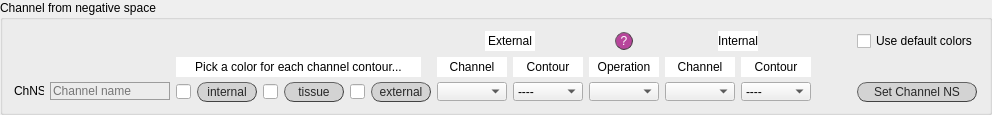
        <widget class="QGroupBox" name="set_chNS">
         <property name="enabled">
          <bool>true</bool>
         </property>
         <property name="sizePolicy">
          <sizepolicy hsizetype="Preferred" vsizetype="Fixed">
           <horstretch>0</horstretch>
           <verstretch>0</verstretch>
          </sizepolicy>
         </property>
         <property name="minimumSize">
          <size>
           <width>0</width>
           <height>115</height>
          </size>
         </property>
         <property name="maximumSize">
          <size>
           <width>16777215</width>
           <height>115</height>
          </size>
         </property>
         <property name="styleSheet">
          <string notr="true">QGroupBox#set_chNS{font: 25 italic 10pt &quot;Calibri Light&quot;;}

</string>
         </property>
         <property name="title">
          <string>Channel from negative space</string>
         </property>
         <layout class="QVBoxLayout" name="verticalLayout_3">
          <item>
           <layout class="QGridLayout" name="gridLayout_3">
            <item row="2" column="0">
             <widget class="QLabel" name="label_31">
              <property name="enabled">
               <bool>true</bool>
              </property>
              <property name="sizePolicy">
               <sizepolicy hsizetype="Fixed" vsizetype="Fixed">
                <horstretch>0</horstretch>
                <verstretch>0</verstretch>
               </sizepolicy>
              </property>
              <property name="minimumSize">
               <size>
                <width>30</width>
                <height>18</height>
               </size>
              </property>
              <property name="maximumSize">
               <size>
                <width>30</width>
                <height>18</height>
               </size>
              </property>
              <property name="styleSheet">
               <string notr="true">font: 25 10pt &quot;Calibri Light&quot;;</string>
              </property>
              <property name="text">
               <string>ChNS</string>
              </property>
             </widget>
            </item>
            <item row="1" column="5">
             <layout class="QHBoxLayout" name="horizontalLayout_44">
              <item>
               <widget class="QLabel" name="lab_no_ch_6">
                <property name="minimumSize">
                 <size>
                  <width>0</width>
                  <height>20</height>
                 </size>
                </property>
                <property name="maximumSize">
                 <size>
                  <width>16777215</width>
                  <height>20</height>
                 </size>
                </property>
                <property name="styleSheet">
                 <string notr="true">font: 25 10pt &quot;Calibri Light&quot;;
background-color: rgb(255, 255, 255);</string>
                </property>
                <property name="text">
                 <string>Channel</string>
                </property>
                <property name="alignment">
                 <set>Qt::AlignCenter</set>
                </property>
               </widget>
              </item>
              <item>
               <widget class="QLabel" name="lab_no_ch_17">
                <property name="minimumSize">
                 <size>
                  <width>0</width>
                  <height>20</height>
                 </size>
                </property>
                <property name="maximumSize">
                 <size>
                  <width>16777215</width>
                  <height>20</height>
                 </size>
                </property>
                <property name="styleSheet">
                 <string notr="true">font: 25 10pt &quot;Calibri Light&quot;;
background-color: rgb(255, 255, 255);</string>
                </property>
                <property name="text">
                 <string>Contour</string>
                </property>
                <property name="alignment">
                 <set>Qt::AlignCenter</set>
                </property>
               </widget>
              </item>
             </layout>
            </item>
            <item row="2" column="7">
             <widget class="QPushButton" name="button_set_chNS">
              <property name="minimumSize">
               <size>
                <width>120</width>
                <height>20</height>
               </size>
              </property>
              <property name="maximumSize">
               <size>
                <width>120</width>
                <height>20</height>
               </size>
              </property>
              <property name="autoFillBackground">
               <bool>false</bool>
              </property>
              <property name="styleSheet">
               <string notr="true">QPushButton{border-radius:10px;
border-width: 1px;
border-style: outset;
border-color: rgb(66, 66, 66);
background-color: rgb(211, 211, 211);
color: rgb(39, 39, 39);
font: 10pt &quot;Calibri Light&quot;;}

QPushButton:hover{
background-color: #eb6fbd;
border-color: #672146
}</string>
              </property>
              <property name="text">
               <string>Set Channel NS</string>
              </property>
              <property name="checkable">
               <bool>true</bool>
              </property>
             </widget>
            </item>
            <item row="0" column="3" alignment="Qt::AlignHCenter|Qt::AlignVCenter">
             <widget class="QLabel" name="lab_no_ch_5">
              <property name="minimumSize">
               <size>
                <width>50</width>
                <height>20</height>
               </size>
              </property>
              <property name="maximumSize">
               <size>
                <width>50</width>
                <height>20</height>
               </size>
              </property>
              <property name="styleSheet">
               <string notr="true">font: 25 10pt &quot;Calibri Light&quot;;
background-color: rgb(255, 255, 255);</string>
              </property>
              <property name="text">
               <string>External</string>
              </property>
              <property name="alignment">
               <set>Qt::AlignCenter</set>
              </property>
             </widget>
            </item>
            <item row="2" column="2">
             <layout class="QHBoxLayout" name="horizontalLayout_40">
              <item>
               <widget class="QLineEdit" name="fillcolor_chNS_int">
                <property name="enabled">
                 <bool>true</bool>
                </property>
                <property name="sizePolicy">
                 <sizepolicy hsizetype="Fixed" vsizetype="Fixed">
                  <horstretch>0</horstretch>
                  <verstretch>0</verstretch>
                 </sizepolicy>
                </property>
                <property name="minimumSize">
                 <size>
                  <width>15</width>
                  <height>15</height>
                 </size>
                </property>
                <property name="maximumSize">
                 <size>
                  <width>15</width>
                  <height>15</height>
                 </size>
                </property>
                <property name="styleSheet">
                 <string notr="true">border-color: rgb(0, 0, 0);</string>
                </property>
               </widget>
              </item>
              <item>
               <widget class="QPushButton" name="fillcolor_chNS_int_btn">
                <property name="enabled">
                 <bool>true</bool>
                </property>
                <property name="sizePolicy">
                 <sizepolicy hsizetype="Fixed" vsizetype="Fixed">
                  <horstretch>0</horstretch>
                  <verstretch>0</verstretch>
                 </sizepolicy>
                </property>
                <property name="minimumSize">
                 <size>
                  <width>60</width>
                  <height>20</height>
                 </size>
                </property>
                <property name="maximumSize">
                 <size>
                  <width>60</width>
                  <height>20</height>
                 </size>
                </property>
                <property name="styleSheet">
                 <string notr="true">QPushButton{border-radius:10px;
border-width: 1px;
border-style: outset;
border-color: rgb(66, 66, 66);
background-color: rgb(211, 211, 211);
color: rgb(39, 39, 39);
font: 10pt &quot;Calibri Light&quot;;}

QPushButton:hover{
background-color: #eb6fbd;
border-color: #672146
}

QPushButton:disabled{
background-color: rgb(212, 212, 212);
border-color: rgb(66, 66, 66);
color: rgb(150, 150, 150);
}</string>
                </property>
                <property name="text">
                 <string>internal</string>
                </property>
               </widget>
              </item>
              <item>
               <widget class="QLineEdit" name="fillcolor_chNS_tiss">
                <property name="enabled">
                 <bool>true</bool>
                </property>
                <property name="sizePolicy">
                 <sizepolicy hsizetype="Fixed" vsizetype="Fixed">
                  <horstretch>0</horstretch>
                  <verstretch>0</verstretch>
                 </sizepolicy>
                </property>
                <property name="minimumSize">
                 <size>
                  <width>15</width>
                  <height>15</height>
                 </size>
                </property>
                <property name="maximumSize">
                 <size>
                  <width>15</width>
                  <height>15</height>
                 </size>
                </property>
                <property name="styleSheet">
                 <string notr="true">border-color: rgb(0, 0, 0);</string>
                </property>
               </widget>
              </item>
              <item>
               <widget class="QPushButton" name="fillcolor_chNS_tiss_btn">
                <property name="enabled">
                 <bool>true</bool>
                </property>
                <property name="sizePolicy">
                 <sizepolicy hsizetype="Fixed" vsizetype="Fixed">
                  <horstretch>0</horstretch>
                  <verstretch>0</verstretch>
                 </sizepolicy>
                </property>
                <property name="minimumSize">
                 <size>
                  <width>60</width>
                  <height>20</height>
                 </size>
                </property>
                <property name="maximumSize">
                 <size>
                  <width>60</width>
                  <height>20</height>
                 </size>
                </property>
                <property name="styleSheet">
                 <string notr="true">QPushButton{border-radius:10px;
border-width: 1px;
border-style: outset;
border-color: rgb(66, 66, 66);
background-color: rgb(211, 211, 211);
color: rgb(39, 39, 39);
font: 10pt &quot;Calibri Light&quot;;}

QPushButton:hover{
background-color: #eb6fbd;
border-color: #672146
}

QPushButton:disabled{
background-color: rgb(212, 212, 212);
border-color: rgb(66, 66, 66);
color: rgb(150, 150, 150);
}</string>
                </property>
                <property name="text">
                 <string>tissue</string>
                </property>
               </widget>
              </item>
              <item>
               <widget class="QLineEdit" name="fillcolor_chNS_ext">
                <property name="enabled">
                 <bool>true</bool>
                </property>
                <property name="sizePolicy">
                 <sizepolicy hsizetype="Fixed" vsizetype="Fixed">
                  <horstretch>0</horstretch>
                  <verstretch>0</verstretch>
                 </sizepolicy>
                </property>
                <property name="minimumSize">
                 <size>
                  <width>15</width>
                  <height>15</height>
                 </size>
                </property>
                <property name="maximumSize">
                 <size>
                  <width>15</width>
                  <height>15</height>
                 </size>
                </property>
                <property name="styleSheet">
                 <string notr="true">border-color: rgb(0, 0, 0);</string>
                </property>
               </widget>
              </item>
              <item>
               <widget class="QPushButton" name="fillcolor_chNS_ext_btn">
                <property name="enabled">
                 <bool>true</bool>
                </property>
                <property name="sizePolicy">
                 <sizepolicy hsizetype="Fixed" vsizetype="Fixed">
                  <horstretch>0</horstretch>
                  <verstretch>0</verstretch>
                 </sizepolicy>
                </property>
                <property name="minimumSize">
                 <size>
                  <width>60</width>
                  <height>20</height>
                 </size>
                </property>
                <property name="maximumSize">
                 <size>
                  <width>60</width>
                  <height>20</height>
                 </size>
                </property>
                <property name="styleSheet">
                 <string notr="true">QPushButton{border-radius:10px;
border-width: 1px;
border-style: outset;
border-color: rgb(66, 66, 66);
background-color: rgb(211, 211, 211);
color: rgb(39, 39, 39);
font: 10pt &quot;Calibri Light&quot;;}

QPushButton:hover{
background-color: #eb6fbd;
border-color: #672146
}

QPushButton:disabled{
background-color: rgb(212, 212, 212);
border-color: rgb(66, 66, 66);
color: rgb(150, 150, 150);
}</string>
                </property>
                <property name="text">
                 <string>external</string>
                </property>
               </widget>
              </item>
             </layout>
            </item>
            <item row="2" column="1">
             <widget class="QLineEdit" name="chNS_username">
              <property name="enabled">
               <bool>true</bool>
              </property>
              <property name="sizePolicy">
               <sizepolicy hsizetype="Fixed" vsizetype="Fixed">
                <horstretch>0</horstretch>
                <verstretch>0</verstretch>
               </sizepolicy>
              </property>
              <property name="minimumSize">
               <size>
                <width>120</width>
                <height>18</height>
               </size>
              </property>
              <property name="maximumSize">
               <size>
                <width>120</width>
                <height>16777215</height>
               </size>
              </property>
              <property name="styleSheet">
               <string notr="true">QLineEdit {background-color: rgba(0,0,0,0);
border: 1px solid rgb(156, 156, 156);
font: 25 10pt &quot;Calibri Light&quot;;
font-family: &quot;Calibri Light&quot;;
}
QLineEdit:focus { border: 1px solid #eb6fbd;}
					</string>
              </property>
              <property name="text">
               <string/>
              </property>
              <property name="placeholderText">
               <string>Channel name</string>
              </property>
             </widget>
            </item>
            <item row="1" column="3">
             <layout class="QHBoxLayout" name="horizontalLayout_43">
              <item>
               <widget class="QLabel" name="lab_no_ch_19">
                <property name="minimumSize">
                 <size>
                  <width>70</width>
                  <height>20</height>
                 </size>
                </property>
                <property name="maximumSize">
                 <size>
                  <width>70</width>
                  <height>20</height>
                 </size>
                </property>
                <property name="styleSheet">
                 <string notr="true">font: 25 10pt &quot;Calibri Light&quot;;
background-color: rgb(255, 255, 255);</string>
                </property>
                <property name="text">
                 <string>Channel</string>
                </property>
                <property name="alignment">
                 <set>Qt::AlignCenter</set>
                </property>
               </widget>
              </item>
              <item>
               <widget class="QLabel" name="lab_no_ch_18">
                <property name="minimumSize">
                 <size>
                  <width>70</width>
                  <height>20</height>
                 </size>
                </property>
                <property name="maximumSize">
                 <size>
                  <width>70</width>
                  <height>20</height>
                 </size>
                </property>
                <property name="styleSheet">
                 <string notr="true">font: 25 10pt &quot;Calibri Light&quot;;
background-color: rgb(255, 255, 255);</string>
                </property>
                <property name="text">
                 <string>Contour</string>
                </property>
                <property name="alignment">
                 <set>Qt::AlignCenter</set>
                </property>
               </widget>
              </item>
             </layout>
            </item>
            <item row="1" column="2">
             <widget class="QLabel" name="lab_no_ch_4">
              <property name="minimumSize">
               <size>
                <width>245</width>
                <height>20</height>
               </size>
              </property>
              <property name="maximumSize">
               <size>
                <width>240</width>
                <height>20</height>
               </size>
              </property>
              <property name="styleSheet">
               <string notr="true">font: 25 10pt &quot;Calibri Light&quot;;
background-color: rgb(255, 255, 255);</string>
              </property>
              <property name="text">
               <string>Pick a color for each channel contour...</string>
              </property>
              <property name="alignment">
               <set>Qt::AlignCenter</set>
              </property>
             </widget>
            </item>
            <item row="1" column="4">
             <widget class="QLabel" name="lab_no_ch_8">
              <property name="minimumSize">
               <size>
                <width>70</width>
                <height>20</height>
               </size>
              </property>
              <property name="maximumSize">
               <size>
                <width>70</width>
                <height>20</height>
               </size>
              </property>
              <property name="styleSheet">
               <string notr="true">font: 25 10pt &quot;Calibri Light&quot;;
background-color: rgb(255, 255, 255);</string>
              </property>
              <property name="text">
               <string>Operation</string>
              </property>
              <property name="alignment">
               <set>Qt::AlignCenter</set>
              </property>
             </widget>
            </item>
            <item row="0" column="7">
             <widget class="QCheckBox" name="ck_def_colorsNS">
              <property name="sizePolicy">
               <sizepolicy hsizetype="Fixed" vsizetype="Fixed">
                <horstretch>0</horstretch>
                <verstretch>0</verstretch>
               </sizepolicy>
              </property>
              <property name="minimumSize">
               <size>
                <width>120</width>
                <height>18</height>
               </size>
              </property>
              <property name="layoutDirection">
               <enum>Qt::LeftToRight</enum>
              </property>
              <property name="styleSheet">
               <string notr="true">font: 25 10pt &quot;Calibri Light&quot;;</string>
              </property>
              <property name="text">
               <string>Use default colors</string>
              </property>
             </widget>
            </item>
            <item row="0" column="4" alignment="Qt::AlignHCenter|Qt::AlignVCenter">
             <widget class="QPushButton" name="q_operation">
              <property name="minimumSize">
               <size>
                <width>18</width>
                <height>18</height>
               </size>
              </property>
              <property name="maximumSize">
               <size>
                <width>18</width>
                <height>18</height>
               </size>
              </property>
              <property name="styleSheet">
               <string notr="true">QPushButton{border-radius:9px;
border-width: 1px;
border-style: outset;
border-color: rgb(66, 66, 66);
background-color: rgba(162, 0, 122,180);
color: rgb(255, 255, 255);
font: 9pt &quot;Calibri Light&quot;;}

QPushButton:hover{
background-color: rgb(0, 0, 0);
border-color: #672146
}</string>
              </property>
              <property name="text">
               <string>?</string>
              </property>
             </widget>
            </item>
            <item row="2" column="4">
             <widget class="QComboBox" name="chNS_operation">
              <property name="enabled">
               <bool>true</bool>
              </property>
              <property name="sizePolicy">
               <sizepolicy hsizetype="Fixed" vsizetype="Fixed">
                <horstretch>0</horstretch>
                <verstretch>0</verstretch>
               </sizepolicy>
              </property>
              <property name="minimumSize">
               <size>
                <width>70</width>
                <height>19</height>
               </size>
              </property>
              <property name="maximumSize">
               <size>
                <width>70</width>
                <height>19</height>
               </size>
              </property>
              <property name="styleSheet">
               <string notr="true">font: 25 10pt &quot;Calibri Light&quot;;</string>
              </property>
             </widget>
            </item>
            <item row="2" column="5">
             <layout class="QHBoxLayout" name="horizontalLayout_42">
              <item>
               <widget class="QComboBox" name="int_chNS">
                <property name="enabled">
                 <bool>true</bool>
                </property>
                <property name="sizePolicy">
                 <sizepolicy hsizetype="Fixed" vsizetype="Fixed">
                  <horstretch>0</horstretch>
                  <verstretch>0</verstretch>
                 </sizepolicy>
                </property>
                <property name="minimumSize">
                 <size>
                  <width>70</width>
                  <height>19</height>
                 </size>
                </property>
                <property name="maximumSize">
                 <size>
                  <width>70</width>
                  <height>19</height>
                 </size>
                </property>
                <property name="styleSheet">
                 <string notr="true">font: 25 10pt &quot;Calibri Light&quot;;</string>
                </property>
               </widget>
              </item>
              <item>
               <widget class="QComboBox" name="int_contNS">
                <property name="enabled">
                 <bool>true</bool>
                </property>
                <property name="sizePolicy">
                 <sizepolicy hsizetype="Fixed" vsizetype="Fixed">
                  <horstretch>0</horstretch>
                  <verstretch>0</verstretch>
                 </sizepolicy>
                </property>
                <property name="minimumSize">
                 <size>
                  <width>70</width>
                  <height>19</height>
                 </size>
                </property>
                <property name="maximumSize">
                 <size>
                  <width>70</width>
                  <height>19</height>
                 </size>
                </property>
                <property name="styleSheet">
                 <string notr="true">font: 25 10pt &quot;Calibri Light&quot;;</string>
                </property>
                <item>
                 <property name="text">
                  <string>----</string>
                 </property>
                </item>
                <item>
                 <property name="text">
                  <string>internal</string>
                 </property>
                </item>
                <item>
                 <property name="text">
                  <string>external</string>
                 </property>
                </item>
               </widget>
              </item>
             </layout>
            </item>
            <item row="0" column="5" alignment="Qt::AlignHCenter|Qt::AlignVCenter">
             <widget class="QLabel" name="lab_no_ch_20">
              <property name="minimumSize">
               <size>
                <width>0</width>
                <height>20</height>
               </size>
              </property>
              <property name="maximumSize">
               <size>
                <width>16777215</width>
                <height>20</height>
               </size>
              </property>
              <property name="styleSheet">
               <string notr="true">font: 25 10pt &quot;Calibri Light&quot;;
background-color: rgb(255, 255, 255);</string>
              </property>
              <property name="text">
               <string>Internal</string>
              </property>
              <property name="alignment">
               <set>Qt::AlignCenter</set>
              </property>
             </widget>
            </item>
            <item row="2" column="3">
             <layout class="QHBoxLayout" name="horizontalLayout_41">
              <item>
               <widget class="QComboBox" name="ext_chNS">
                <property name="enabled">
                 <bool>true</bool>
                </property>
                <property name="sizePolicy">
                 <sizepolicy hsizetype="Fixed" vsizetype="Fixed">
                  <horstretch>0</horstretch>
                  <verstretch>0</verstretch>
                 </sizepolicy>
                </property>
                <property name="minimumSize">
                 <size>
                  <width>70</width>
                  <height>19</height>
                 </size>
                </property>
                <property name="maximumSize">
                 <size>
                  <width>70</width>
                  <height>19</height>
                 </size>
                </property>
                <property name="styleSheet">
                 <string notr="true">font: 25 10pt &quot;Calibri Light&quot;;</string>
                </property>
               </widget>
              </item>
              <item>
               <widget class="QComboBox" name="ext_contNS">
                <property name="enabled">
                 <bool>true</bool>
                </property>
                <property name="sizePolicy">
                 <sizepolicy hsizetype="Fixed" vsizetype="Fixed">
                  <horstretch>0</horstretch>
                  <verstretch>0</verstretch>
                 </sizepolicy>
                </property>
                <property name="minimumSize">
                 <size>
                  <width>70</width>
                  <height>19</height>
                 </size>
                </property>
                <property name="maximumSize">
                 <size>
                  <width>70</width>
                  <height>19</height>
                 </size>
                </property>
                <property name="styleSheet">
                 <string notr="true">font: 25 10pt &quot;Calibri Light&quot;;</string>
                </property>
                <item>
                 <property name="text">
                  <string>----</string>
                 </property>
                </item>
                <item>
                 <property name="text">
                  <string>internal</string>
                 </property>
                </item>
                <item>
                 <property name="text">
                  <string>external</string>
                 </property>
                </item>
               </widget>
              </item>
             </layout>
            </item>
            <item row="0" column="6">
             <spacer name="horizontalSpacer_5">
              <property name="orientation">
               <enum>Qt::Horizontal</enum>
              </property>
              <property name="sizeHint" stdset="0">
               <size>
                <width>40</width>
                <height>20</height>
               </size>
              </property>
             </spacer>
            </item>
           </layout>
          </item>
         </layout>
        </widget>
